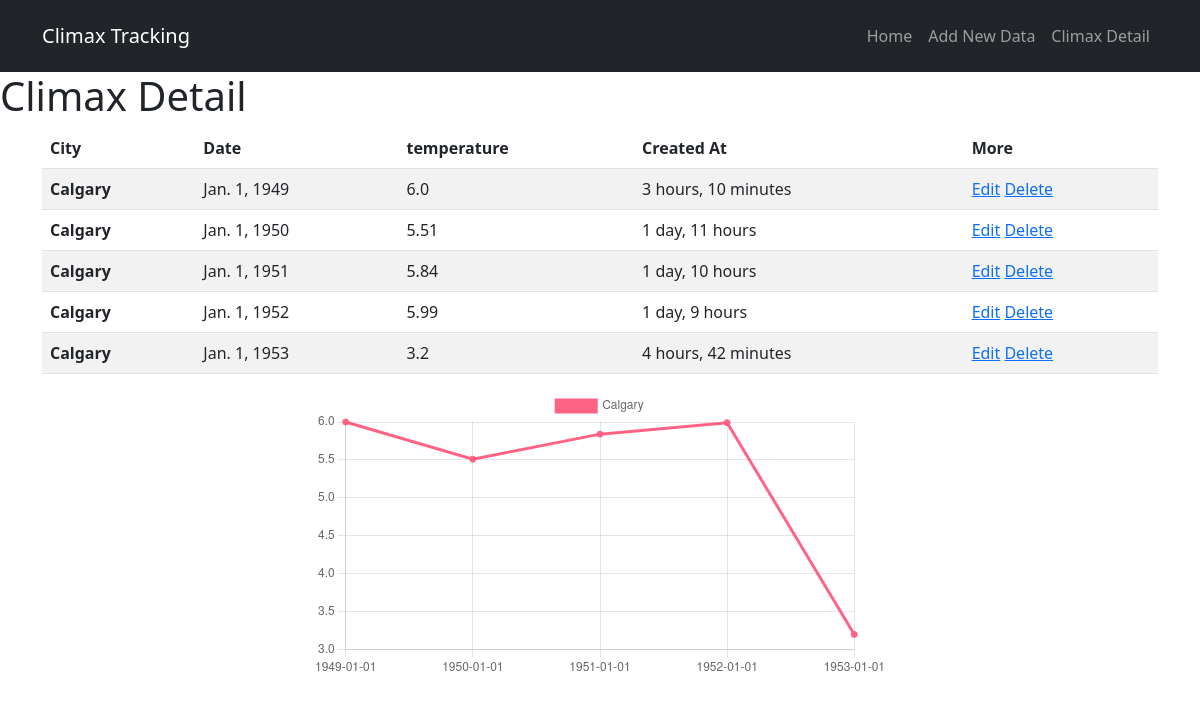
Page /climax/Calgary on the committed database.
### base/models.py (models this page shows)
class Climax(models.Model):
    city = models.ForeignKey(City, on_delete= models.CASCADE)
    date = models.DateField()
    temperature = models.FloatField()
    created = models.DateTimeField(auto_now_add=True)

class City(models.Model):
    name = models.CharField(max_length = 200)
    latitude = models.FloatField()
    longitude = models.FloatField()
    def __str__(self):
        return self.name

### base/views.py (the view)
# urls.py: path('climax/<str:pk>', views.climax, name = "climax"),
def climax(request, pk):
    climaxs = Climax.objects.filter(city__name__icontains = pk).order_by("date")
    labels = []
    data = []
    city = ''
    for climax in climaxs:
        city = climax.city
        labels.append(f"{climax.date}")
        data.append(f"{climax.temperature}")
    context = {
        'climaxs': climaxs,
        "labels" : labels,
        "data" : data,
        "city" : city
        }
    return render(request, 'base/climax.html', context)

### base/templates/base/climax.html (shortened to what this page needs)
{% extends 'main.html' %}
{% block content %}
<h1>Climax Detail</h1>
<div class="container">
    <table class="table table-striped">
        <thead>
        <tr>
            <th scope="col">City</th>
            <th scope="col">Date</th>
            <th scope="col">temperature</th>
            <th scope="col">Created At</th>
            <th scope="col">More</th>
        </tr>
        </thead>
        <tbody>
        {% for climax in climaxs %}
        <tr>
            <th scope="row">{{climax.city}}</th>
            <td>{{climax.date}}</td>
            <td>{{climax.temperature}}</td>
            <td>{{climax.created | timesince}}</td>
            <td><a href="{% url 'updateClimax' climax.id %}">Edit</a>
                <a href="{% url 'deleteClimax' climax.id %}">Delete</a>
            </td>
        </tr>
        {% endfor %}
        </tbody>
    </table>
</div>
<div class="w-50 container">
    <canvas id="myChart"></canvas>
</div>
<script>
    const myChart = new Chart(
        document.getElementById('myChart'),
        config
    );
</script>
{% endblock %}

### rows in the picture
Climax: city "Calgary", date "Jan. 1, 1949", temperature "6.0", created "3 hours, 10 minutes"
Climax: city "Calgary", date "Jan. 1, 1950", temperature "5.51", created "1 day, 11 hours"
Climax: city "Calgary", date "Jan. 1, 1951", temperature "5.84", created "1 day, 10 hours"
Climax: city "Calgary", date "Jan. 1, 1952", temperature "5.99", created "1 day, 9 hours"
Climax: city "Calgary", date "Jan. 1, 1953", temperature "3.2", created "4 hours, 42 minutes"
